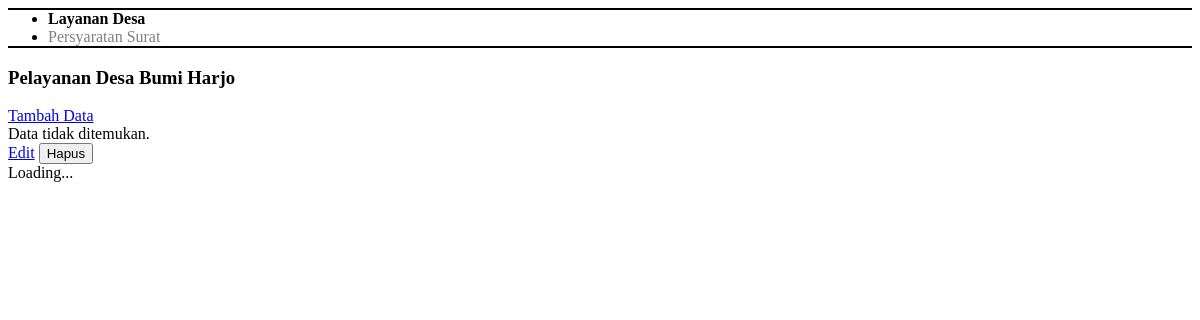
/admin/layanan_desa/layanan_desa.php, run on an earlier commit of the app's database.
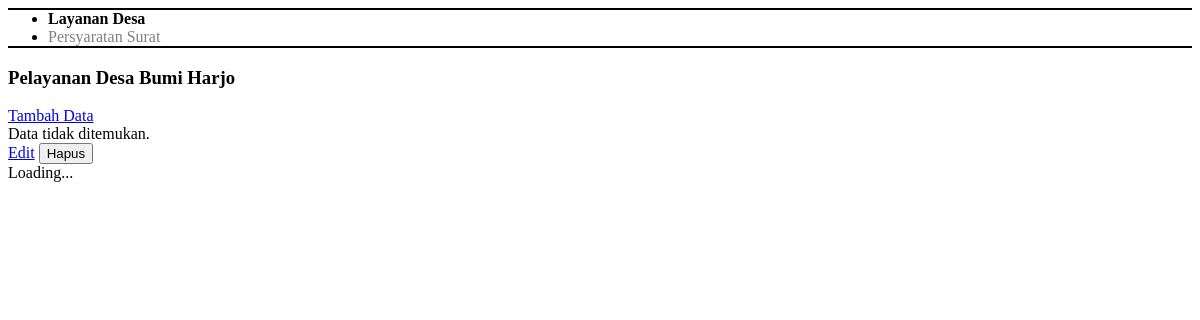
And on a later commit of the database.
### tables this page shows
CREATE TABLE `tb_layanan` (
  `id_layanan` int NOT NULL,
  `layanan_desa` varchar(255) DEFAULT NULL
);

### admin/layanan_desa/pelayanan_desa.php (the view, shortened to what this page needs)
<?php
include $_SERVER['DOCUMENT_ROOT'] . '/db_connect.php';
$sql = "SELECT id_layanan, layanan_desa FROM tb_layanan LIMIT 1";
$result = $conn->query($sql);
$row = $result->fetch_assoc();
$layanan = $row['layanan_desa'] ?? 'Data tidak ditemukan.';
?>
<div class="d-flex flex-column">
    <div class="d-flex flex-column text-center">
        <h3>Pelayanan Desa Bumi Harjo</h3>
        <div class="d-flex flex-row justify-content-end my-2">
            <a href="/admin/admin_dashboard.php?page=layanan_desa/layanan_desa&subpage=pelayanan_desa/tambah_data_layanan_desa" class="fw-bold text-decoration-none text-success" id="tambah-data-link">Tambah Data</a>
        </div>
        <div class="layanan rounded-2 border-2 border-black border p-2 mb-2 text-start">
            <?= htmlspecialchars($layanan); ?>
        </div>
    </div>
    <div class="d-flex flex-row justify-content-end">
        <a href="/admin/admin_dashboard.php?page=layanan_desa/layanan_desa&subpage=pelayanan_desa/edit_data_layanan_desa" class="btn btn-primary me-2">Edit</a>
        <form method="POST" onsubmit="return confirm('Apakah Anda yakin ingin menghapus data ini?');" style="display:inline;">
            <button type="submit" class="btn btn-danger">Hapus</button>
        </form>
    </div>
</div>
<div id="loading-spinner" style="display:none;">Loading...</div>

### admin/layanan_desa/layanan_desa.php (shortened to what this page needs)
<?php
$subpage = isset($_GET['subpage']) ? $_GET['subpage'] : 'pelayanan_desa';
?>
<ul class="nav nav-tabs">
    <li class="nav-item"><a class="nav-link actived" href="#" data-subpage="pelayanan_desa">Layanan Desa</a></li>
    <li class="nav-item"><a class="nav-link" href="#" data-subpage="persyaratan_surat">Persyaratan Surat</a></li>
</ul>
<div class="mt-3" id="subpage-content">
    <?php include $subpage . ".php"; ?>
</div>

### admin/layanan_desa/layanan_desa.php (style rules this page uses)
.nav { border-top: 2px solid black; border-bottom: 2px solid black; }
.nav-link { color: grey; text-decoration: none; }
.nav-item .actived { font-weight: bold; color: black; }

What changed in the data, as far as the page shows it:
removed tb_layanan: layanan_desa "Data tidak ditemukan."
Also different on the page:
$layanan: (not shown) → "Data tidak ditemukan."
